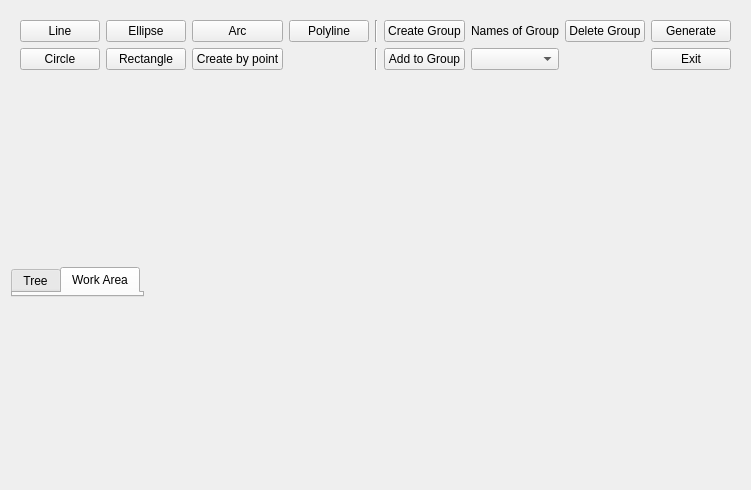
<?xml version="1.0" encoding="UTF-8"?>
<ui version="4.0">
 <class>Geometry</class>
 <widget class="QWidget" name="Geometry">
  <property name="geometry">
   <rect>
    <x>0</x>
    <y>0</y>
    <width>747</width>
    <height>490</height>
   </rect>
  </property>
  <property name="windowTitle">
   <string>Form</string>
  </property>
  <layout class="QVBoxLayout" name="verticalLayout">
   <item>
    <widget class="QWidget" name="buttonGroup" native="true">
     <layout class="QGridLayout" name="gridLayout">
      <item row="0" column="4">
       <widget class="QPushButton" name="Polyline">
        <property name="text">
         <string>Polyline</string>
        </property>
        <property name="icon">
         <iconset resource="GUI_PSN.qrc">
          <normaloff>:/images/polyline.png</normaloff>:/images/polyline.png</iconset>
        </property>
       </widget>
      </item>
      <item row="1" column="7">
       <widget class="QComboBox" name="AddList">
        <property name="sizePolicy">
         <sizepolicy hsizetype="Minimum" vsizetype="Fixed">
          <horstretch>0</horstretch>
          <verstretch>0</verstretch>
         </sizepolicy>
        </property>
       </widget>
      </item>
      <item row="1" column="1">
       <widget class="QPushButton" name="Circle">
        <property name="text">
         <string>Circle</string>
        </property>
        <property name="icon">
         <iconset resource="GUI_PSN.qrc">
          <normaloff>:/images/circle.png</normaloff>:/images/circle.png</iconset>
        </property>
       </widget>
      </item>
      <item row="0" column="5">
       <widget class="Line" name="line">
        <property name="orientation">
         <enum>Qt::Vertical</enum>
        </property>
       </widget>
      </item>
      <item row="1" column="5">
       <widget class="Line" name="line_2">
        <property name="orientation">
         <enum>Qt::Vertical</enum>
        </property>
       </widget>
      </item>
      <item row="0" column="6">
       <widget class="QPushButton" name="CrGroup">
        <property name="text">
         <string>Create Group</string>
        </property>
       </widget>
      </item>
      <item row="1" column="2">
       <widget class="QPushButton" name="Rectangle">
        <property name="text">
         <string>Rectangle</string>
        </property>
        <property name="icon">
         <iconset resource="GUI_PSN.qrc">
          <normaloff>:/images/rec.png</normaloff>:/images/rec.png</iconset>
        </property>
       </widget>
      </item>
      <item row="0" column="1">
       <widget class="QPushButton" name="Line">
        <property name="text">
         <string>Line</string>
        </property>
        <property name="icon">
         <iconset resource="GUI_PSN.qrc">
          <normaloff>:/images/line.png</normaloff>:/images/line.png</iconset>
        </property>
       </widget>
      </item>
      <item row="0" column="7">
       <widget class="QLabel" name="label">
        <property name="text">
         <string>Names of Group</string>
        </property>
       </widget>
      </item>
      <item row="1" column="6">
       <widget class="QPushButton" name="AddToG">
        <property name="text">
         <string>Add to Group</string>
        </property>
       </widget>
      </item>
      <item row="0" column="10">
       <widget class="QPushButton" name="Generate">
        <property name="text">
         <string>Generate</string>
        </property>
        <property name="icon">
         <iconset>
          <normaloff>images/light.png</normaloff>images/light.png</iconset>
        </property>
       </widget>
      </item>
      <item row="1" column="10">
       <widget class="QPushButton" name="Exit">
        <property name="text">
         <string>Exit</string>
        </property>
       </widget>
      </item>
      <item row="0" column="3">
       <widget class="QPushButton" name="Arc">
        <property name="text">
         <string>Arc</string>
        </property>
       </widget>
      </item>
      <item row="0" column="2">
       <widget class="QPushButton" name="Ellipse">
        <property name="text">
         <string>Ellipse</string>
        </property>
        <property name="icon">
         <iconset resource="GUI_PSN.qrc">
          <normaloff>:/images/elipse.png</normaloff>:/images/elipse.png</iconset>
        </property>
       </widget>
      </item>
      <item row="1" column="3">
       <widget class="QPushButton" name="ByPoint">
        <property name="text">
         <string>Create by point</string>
        </property>
       </widget>
      </item>
      <item row="0" column="9">
       <spacer name="horizontalSpacer">
        <property name="orientation">
         <enum>Qt::Horizontal</enum>
        </property>
        <property name="sizeHint" stdset="0">
         <size>
          <width>40</width>
          <height>20</height>
         </size>
        </property>
       </spacer>
      </item>
      <item row="0" column="8">
       <widget class="QPushButton" name="DelGr">
        <property name="text">
         <string>Delete Group</string>
        </property>
       </widget>
      </item>
     </layout>
    </widget>
   </item>
   <item>
    <layout class="QFormLayout" name="formLayout">
     <item row="0" column="0">
      <widget class="QTabWidget" name="tabWidget">
       <property name="sizePolicy">
        <sizepolicy hsizetype="Minimum" vsizetype="MinimumExpanding">
         <horstretch>0</horstretch>
         <verstretch>0</verstretch>
        </sizepolicy>
       </property>
       <property name="currentIndex">
        <number>1</number>
       </property>
       <widget class="QWidget" name="Tree">
        <attribute name="title">
         <string>Tree</string>
        </attribute>
        <widget class="QTreeWidget" name="treeWidget">
         <property name="geometry">
          <rect>
           <x>5</x>
           <y>1</y>
           <width>121</width>
           <height>381</height>
          </rect>
         </property>
         <column>
          <property name="text">
           <string notr="true">1</string>
          </property>
         </column>
        </widget>
       </widget>
       <widget class="QWidget" name="workArea">
        <attribute name="title">
         <string>Work Area</string>
        </attribute>
        <widget class="QWidget" name="verticalLayoutWidget">
         <property name="geometry">
          <rect>
           <x>-1</x>
           <y>-1</y>
           <width>121</width>
           <height>381</height>
          </rect>
         </property>
         <layout class="QVBoxLayout" name="Add"/>
        </widget>
       </widget>
      </widget>
     </item>
     <item row="0" column="1">
      <layout class="QVBoxLayout" name="graphic"/>
     </item>
    </layout>
   </item>
  </layout>
 </widget>
 <resources>
  <include location="GUI_PSN.qrc"/>
 </resources>
 <connections>
  <connection>
   <sender>Exit</sender>
   <signal>clicked()</signal>
   <receiver>Geometry</receiver>
   <slot>close()</slot>
   <hints>
    <hint type="sourcelabel">
     <x>686</x>
     <y>54</y>
    </hint>
    <hint type="destinationlabel">
     <x>745</x>
     <y>39</y>
    </hint>
   </hints>
  </connection>
 </connections>
</ui>
